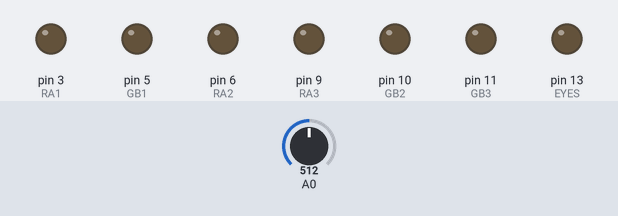
The sketch below on a simulated Arduino Uno, built with avr-gcc and run on an emulated ATmega328P. On the bench: output pins drawn as LEDs (lit = HIGH). The inputs (shaded band) are chosen by the test bench; at power-on: A0 = 512. What the sketch prints to the serial monitor is not drawn.

Above: at 0.46 s.
At 5.24 s:
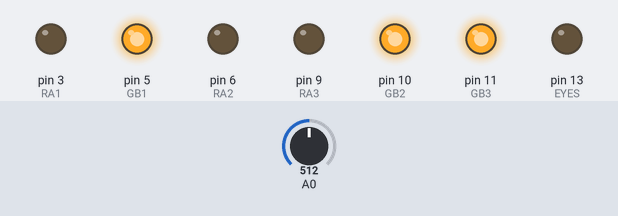
At 8.08 s:
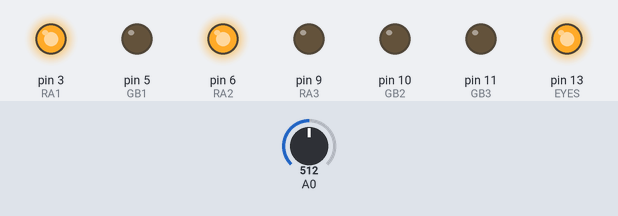
At 16.68 s:
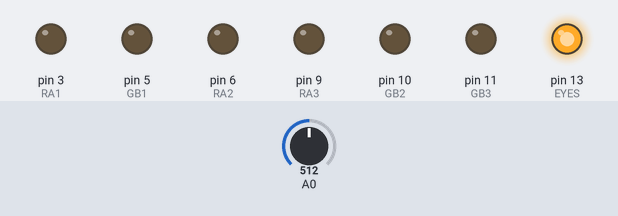
At 24.89 s:
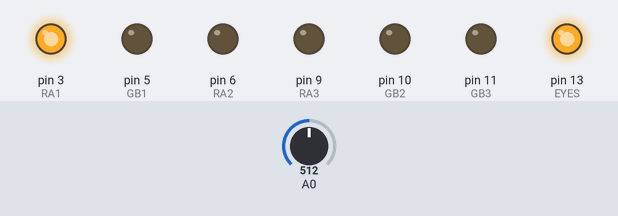
At 39.01 s:
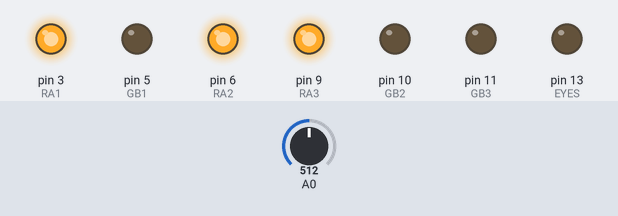
Timing chart, 0 to 40.0 s (numbered marks = the images above):
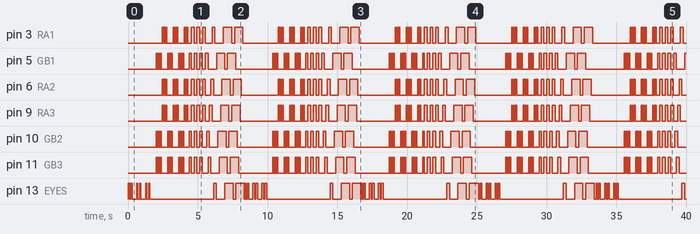

The sketch:

sketch.ino
```cpp
char foo; //WHY!? This apparently fixes some problems. fml.

/* Real time loop for Mandy's Hard Hat
2014 Mandy and Griff
*/
#include "lights.h"
#include "mic.h"

//if you change pins here, make sure to also change them in
//the string_from_pin() function in logging.c
//3, 5, 6, 9, 10, 11, 13
#define EYES 13
#define GB1 5
#define GB2 10
#define GB3 11
#define RA1 3
#define RA2 6
#define RA3 9

#define BUTTON 1

#define BUFFER_SIZE 512
#define SAMPLE_SIZE 5

#define FLASH_MODE 0
#define MUSIC_MODE 1
#define DEFAULT_MODE FLASH_MODE

#define LOG

//#define TEST

#ifndef TEST
light_t *eyes = new_light(EYES);
light_t *gb1 = new_light(GB1);
light_t *gb2 = new_light(GB2);
light_t *gb3 = new_light(GB3);
light_t *ra1 = new_light(RA1);
light_t *ra2 = new_light(RA2);
light_t *ra3 = new_light(RA3);
#endif

#ifdef TEST
light_t *one = new_light(3);
light_t *two = new_light(5);
light_t *three = new_light(6);
light_t *four = new_light(9);
#endif

buffer_t *buffer = NULL;
int input_type = FILTERED_INPUT;
int i = 0; //used for the for loop
float sample_avg = 0.0;
int index = 0;
unsigned char light_level = 0;
unsigned char reverse_light_level = 0;

volatile int mode = DEFAULT_MODE;

void button_interrupt() {
    static unsigned long last_interrupt_time = 0;
    unsigned long interrupt_time = millis();
    if (interrupt_time - last_interrupt_time > 200) {
        switch (mode) {
            case FLASH_MODE: mode = MUSIC_MODE; break;
            case MUSIC_MODE: mode = FLASH_MODE; break;
            default: mode = DEFAULT_MODE; break;
        }
        last_interrupt_time = interrupt_time;
#ifdef LOG
        Serial.print("Switch mode to ");
        Serial.println(mode);
#endif
    }
}

void setup()
{

    Serial.begin(9600);
    // Uncomment to have the arduino wait for serial to connect

    /*
    while(!Serial) {
        delay(10); //wait for serial port to connect
    }
    */

    init_mics(input_type);
    buffer = get_buffer();
    attachInterrupt(BUTTON, button_interrupt, LOW);
}

void loop() {
    switch (mode) {
        case FLASH_MODE: flash_mode(); break;
        case MUSIC_MODE: music_mode(); break;
        default: mode = DEFAULT_MODE; break;
    }
}

void flash_mode() {
    Serial.println("FLASH MODE");
    unsigned long time = millis();

    //1800 ms
    for (int i = 0; i < 3; i++) {
        flash_light_on(eyes, 100, time);
        flash_light_on(eyes, 100, time+200);
        time += 600;
    }

    while (millis() < time) {
        update_lights();
    }

    //1200 ms
    for (int i = 0; i < 3; i++) {
        for (int j = 0; j < 4; j++) {
            flash_light_on(gb1, 50, time+100);
            flash_light_on(gb2, 50, time+100);
            flash_light_on(gb3, 50, time+100);
            time += 100;
            while (millis() < time) {
                update_lights();
            }
        }

        for (int j = 0; j < 4; j++) {
            flash_light_on(ra1, 50, time+100);
            flash_light_on(ra2, 50, time+100);
            flash_light_on(ra3, 50, time+100);
            time += 100;
            while (millis() < time) {
                update_lights();
            }
        }
    }

    while (millis() < time) {
        update_lights();
    }

    //1200ms
    for (int i = 0; i < 3; i++) {
        flash_light_on(gb1, 200, time);
        flash_light_on(gb2, 200, time);
        flash_light_on(gb3, 200, time);
        flash_light_on(ra1, 200, time+200);
        flash_light_on(ra2, 200, time+200);
        flash_light_on(ra3, 200, time+200);
        time += 400;
    }

    while (millis() < time) {
        update_lights();
    }

    //800ms
    flash_light_on(gb1, 200, time);
    flash_light_on(gb2, 200, time+100);
    flash_light_on(gb3, 200, time+200);
    flash_light_on(ra3, 200, time+300);
    flash_light_on(ra2, 200, time+400);
    flash_light_on(ra1, 200, time+500);
    flash_light_on(eyes, 200, time+600);
    time += 800;

    while (millis() < time) {
        update_lights();
    }

    //600ms
    light_on(gb1, time);
    light_on(gb2, time+100);
    light_on(gb3, time+200);
    light_on(ra3, time+300);
    light_on(ra2, time+400);
    light_on(ra1, time+500);
    light_on(eyes, time+600);
    time += 600;

    while (millis() < time) {
        update_lights();
    }

    //800ms
    flash_light_off(gb1, 200, time);
    flash_light_off(gb2, 200, time+100);
    flash_light_off(gb3, 200, time+200);
    flash_light_off(ra3, 200, time+300);
    flash_light_off(ra2, 200, time+400);
    flash_light_off(ra1, 200, time+500);
    flash_light_off(eyes, 200, time+600);
    time += 800;

    while (millis() < time) {
        update_lights();
    }

    //600ms
    light_off(gb1, time);
    light_off(gb2, time+100);
    light_off(gb3, time+200);
    light_off(ra3, time+300);
    light_off(ra2, time+400);
    light_off(ra1, time+500);
    light_off(eyes, time+600);
    time += 600;

    while (millis() < time) {
        update_lights();
    }
}

void music_mode()
{
    read_levels(input_type);

#ifdef LOG
    Serial.print("\t");
#endif

    sample_avg = 0.0;
    index = 0;
    for(i = 1; i <= SAMPLE_SIZE ; i++) {
        index = ((buffer->start-i) % 512);
        if (index < 0) {
            sample_avg += 0;
        } else {
            sample_avg +=
                abs(buffer->buffer[index] -
                        round(buffer->avg));
        }
#ifdef LOG
        /*
            Serial.print((buffer->start-i) % BUFFER_SIZE);
            Serial.print(":");
            Serial.print(abs(buffer->buffer[(buffer->start-i) % BUFFER_SIZE] -
                    round(buffer->avg)));
            Serial.print(", ");
        */
#endif
    }
    sample_avg /= SAMPLE_SIZE;

    light_level = constrain(map(
            (int)(sample_avg*100),
            (int)(abs(buffer->avg_deflect*100)),
            (int)(abs(buffer->avg_deflect*200)),
            0, 255), MIN_LEVEL, MAX_LEVEL);

    reverse_light_level = map(light_level, 0, 255, 100, 0);


    if (light_level < MAX_LEVEL/4) {
        light_level = 0;
        reverse_light_level = 100;
    }
    analogWrite(EYES, light_level);
    analogWrite(GB1, light_level);
    analogWrite(GB2, light_level);
    analogWrite(GB3, light_level);
    analogWrite(RA1, light_level);
    analogWrite(RA2, light_level);
    analogWrite(RA3, light_level);

#ifdef LOG
    Serial.print("\t = ");
    Serial.print(sample_avg);
    Serial.print("\t");
    Serial.print(light_level);
    Serial.print("\t");
    Serial.print(reverse_light_level);

    /*
    for(i = 0; i < light_level / 10; i++) {
        Serial.print("-");
    }
    */
    Serial.println();
#endif
}
```

lights.cpp
```cpp
/* Lights library
 * Griff 2014
 */

#include "lights.h"


light_t lights[MAX_LIGHTS];
int lights_size = 0;

event_t *events = NULL;
event_t *last_event = NULL;
int events_size = 0;

light_t* new_light(unsigned char pin) {
    if (lights_size >= MAX_LIGHTS) {
        return NULL;
    }

    lights[lights_size].pin = pin;
    lights[lights_size].state = OFF_STATE;
    lights[lights_size].level = 0;

    pinMode(pin, OUTPUT);

    lights_size++;

    return &(lights[lights_size-1]);
}


static int schedule_event(light_t *light, unsigned long start_time,
        unsigned long end_time, unsigned char to_state)
{
    /*
    Serial.print("Schedule pin ");
    Serial.print(light->pin);
    Serial.print(", start ");
    Serial.print(start_time);
    Serial.print(", end ");
    Serial.print(end_time);
    Serial.print(", to state ");
    Serial.println(to_state);
    */

    //allocate memory for the new event
    event_t *new_event = (event_t *) malloc(sizeof(event_t));

    //set up the new events parameters
    new_event->light = light;
    new_event->start_time = start_time;
    new_event->end_time = end_time;
    new_event->to_state = to_state;
    new_event->next = NULL;

    //add the new event to the list
    if (events == NULL) {
        events = new_event;
        last_event = new_event;
    } else {
        last_event->next = new_event;
        last_event = new_event;
    }

    return 0;
}

static int execute_event(const event_t *event) {
    if (event == NULL) {
        return -1;
    }

    unsigned long current_time = millis();

    if (current_time < event->start_time) {
        return -1;
    }

    if (current_time >= event->end_time) {
        switch (event->to_state) {
            case OFF_STATE:
            case FADING_OFF_STATE:
                digitalWrite(event->light->pin, MIN_LEVEL);
                event->light->state = OFF_STATE;
                break;
            case ON_STATE:
            case FADING_ON_STATE:
                digitalWrite(event->light->pin, MAX_LEVEL);
                event->light->state = ON_STATE;
                break;
            default:
                return -1;
        }
        return 0;
    }

    event->light->state = event->to_state;

    if (event->light->state == FADING_ON_STATE) {
        analogWrite(event->light->pin,
                constrain(
                    map(current_time, event->start_time, event->end_time,
                        MIN_LEVEL, MAX_LEVEL),
                    MIN_LEVEL, MAX_LEVEL));
    } else if (event->light->state == FADING_OFF_STATE) {
        analogWrite(event->light->pin,
                constrain(
                    map(current_time, event->start_time, event->end_time,
                        MAX_LEVEL, MIN_LEVEL),
                    MIN_LEVEL, MAX_LEVEL));
    }
    return 0;
}

int update_lights()
{

    //three cases: no events, one event, many events
    int events_executed = 0;

    //if no events:
    if (events == NULL) {
        return events_executed;
    }

    event_t *cursor = events;
    unsigned long current_time = millis();

    //execute the first event and delete it, if needed
    while (cursor != NULL && current_time >= cursor->start_time) {
        if (execute_event(cursor) == 0) {
            events_executed++;
        }

        if (cursor->start_time <= current_time
                && current_time <= cursor->end_time) {
            //avoids an infinite loop
            break;
        } else if (current_time >= cursor->end_time) {
            events = cursor->next;
            free(cursor);

            //if the list is empty
            if (events == NULL) {
                last_event = NULL;
                return events_executed;
            }
            cursor = events;
        }

    }

    //execute the rest of the events if the list isn't empty
    while (cursor->next != NULL) {
        if (current_time >= cursor->next->start_time) {
            if (execute_event(cursor->next) == 0) {
                events_executed++;
            }

            if (current_time >= cursor->next->end_time) {
                event_t *event_to_delete = cursor->next;
                if (last_event == event_to_delete) {
                    last_event = cursor;
                }
                cursor->next = cursor->next->next;
                free(event_to_delete);
                continue;
            }
        }
        cursor = cursor->next;
    }


    return events_executed;
}

static int clear_events()
{
    //TODO: if events are partway through, complete them.
    while (events != NULL) {
        event_t *event_to_delete = events;
        events = events->next;
        free(event_to_delete);
    }
    last_event = events;
    events_size = 0;
    return 0;
}

void light_on(light_t *light) {
    light_on(light, millis());
}

void light_on(light_t *light, const unsigned long time) {
    schedule_event(light, time, time, ON_STATE);
}

void light_off(light_t *light) {
    light_off(light, millis());
}
void light_off(light_t *light, const unsigned long time) {
    schedule_event(light, time, time, OFF_STATE);
}

void flash_light_on(light_t *light, const unsigned int duration) {
    flash_light_on(light, duration, millis());
}

void flash_light_on(light_t *light, const unsigned int duration,
        const unsigned long time) {
    light_on(light, time);
    light_off(light, time+duration);
}

void flash_light_off(light_t *light, const unsigned int duration) {
    flash_light_off(light, duration, millis());
}

void flash_light_off(light_t *light, const unsigned int duration,
        const unsigned long time) {
    light_off(light, time);
    light_on(light, time+duration);
}

void fade_light_on(light_t *light, const unsigned int duration) {
    fade_light_on(light, duration, millis());
}

void fade_light_on(light_t *light, const unsigned int duration,
        unsigned long time) {
    schedule_event(light, time, time+duration, FADING_ON_STATE);
}

void fade_light_off(light_t *light, const unsigned int duration) {
    fade_light_off(light, duration, millis());
}

void fade_light_off(light_t *light, const unsigned int duration,
        unsigned long time) {
    schedule_event(light, time, time+duration, FADING_OFF_STATE);
}
```

lights.h
```cpp
/* Lights library
 * Griff 2014
 *
 * This library is a layer of abstraction, allowing control of the lights on the
 * arduino without worrying about how the scheduler is implemented.
 */

#ifndef LIGHTS_H
#define LIGHTS_H

#include <Arduino.h>

#define MIN_LEVEL 0
#define MAX_LEVEL 255

#define MIN_LEVEL_STEP 5

#define MAX_LIGHTS 7
#define MAX_PINS 13

#define OFF_STATE           20
#define ON_STATE            21
#define FADING_OFF_STATE    22
#define FADING_ON_STATE     23

typedef struct light_s light_t;
struct light_s {
    unsigned char pin;
    unsigned char state;
    unsigned char level;
};

typedef struct event_s event_t;
struct event_s {
    light_t *light;
    unsigned long start_time;
    unsigned long end_time;
    unsigned char to_state;
    event_t *next;
};

light_t* new_light(unsigned char pin);

int update_lights();
void light_on(light_t *light);
void light_on(light_t *light, const unsigned long time);
void light_off(light_t *light);
void light_off(light_t *light, const unsigned long time);

void flash_light_on(light_t *light, const unsigned int duration);
void flash_light_on(light_t *light, const unsigned int duration,
        const unsigned long time);
void flash_light_off(light_t *light, const unsigned int duration);
void flash_light_off(light_t *light, const unsigned int duration,
        const unsigned long time);


void fade_light_on(light_t *light, const unsigned int duration);
void fade_light_on(light_t *light, const unsigned int duration,
        const unsigned long time);
void fade_light_off(light_t *light, const unsigned int duration);
void fade_light_off(light_t *light, const unsigned int duration,
        const unsigned long time);

//private! Don't use these.
static int schedule_event(light_t *light, unsigned long start_time,
        unsigned long end_time, unsigned char to_state);
static int clear_events();
//static int log_event_queue();
//static char* string_from_pin(const char pin);

#endif
```

mic.cpp
```cpp
/* Mic library
 * Griff 2014
 */

#include "mic.h"

#define LOG

static buffer_t buffer;

void init_mics(int input_type) {
    buffer.start = 0;
    switch (input_type) {
        case FILTERED_INPUT: buffer.avg = FILTERED_INPUT_DEFAULT_AVG; break;
        case UNFILTERED_INPUT_DEFAULT_AVG: buffer.avg = UNFILTERED_INPUT_DEFAULT_AVG; break;
    }
    buffer.avg_deflect = 0;
    for (int i = 0; i < BUFFER_SIZE; i++) {
        switch (input_type) {
            case FILTERED_INPUT: buffer.buffer[i] = FILTERED_INPUT_DEFAULT_AVG; break;
            case UNFILTERED_INPUT_DEFAULT_AVG: buffer.buffer[i] = UNFILTERED_INPUT_DEFAULT_AVG; break;
            default: buffer.buffer[i] = 0; break;
        }
    }
}

buffer_t *get_buffer() {
    return &buffer;
}

int read_levels(int input_type) {
#ifdef LOG
    Serial.print(buffer.start);
    Serial.print("\t: ");
#endif

    //remove old data from the averages
    buffer.avg_deflect *= ((float)BUFFER_SIZE);
    buffer.avg_deflect -= abs(((float)buffer.buffer[buffer.start])-buffer.avg);
    buffer.avg *= ((float)BUFFER_SIZE);
    buffer.avg -= buffer.buffer[buffer.start];

#ifdef LOG
    Serial.print(buffer.buffer[buffer.start]);
    Serial.print(" -> ");
#endif

    //read into the buffer
    buffer.buffer[buffer.start] = (unsigned char)(constrain(
                analogRead(input_type), MIN_LEVEL, MAX_LEVEL) - MIN_LEVEL);

    //correct the averages
    buffer.avg += ((float)buffer.buffer[buffer.start]);
    buffer.avg /= ((float)BUFFER_SIZE);
    buffer.avg_deflect += abs(((float)buffer.buffer[buffer.start])-buffer.avg);
    buffer.avg_deflect /= ((float)BUFFER_SIZE);

#ifdef LOG
    Serial.print(buffer.buffer[buffer.start]);
    Serial.print("\t");
    Serial.print(buffer.avg);
    Serial.print(" | ");
    Serial.print(round(buffer.avg));
    Serial.print("\t");
    Serial.print(buffer.avg_deflect);
#endif

    buffer.start = (buffer.start + 1) % BUFFER_SIZE;
}
```

mic.h
```cpp
/* Mic library
 * Griff 2014
 *
 * This library allows the analysis of microphone input.
 */

#ifndef MIC_H
#define MIC_H

#include <Arduino.h>

#define BUFFER_SIZE 512

#define FILTERED_INPUT 0
#define UNFILTERED_INPUT 1

#define FILTERED_INPUT_DEFAULT_AVG 119
#define UNFILTERED_INPUT_DEFAULT_AVG 122

#define MIN_LEVEL 385
#define MAX_LEVEL 639

typedef struct buffer_s buffer_t;
struct buffer_s {
    unsigned char buffer[BUFFER_SIZE];
    int start;
    float avg;
    float avg_deflect;
};

void init_mics(int input_type);
buffer_t *get_buffer();
int read_levels(int input_type);

#endif
```

Measured:
- by itself, pin 3 (RA1), pin 5 (GB1), pin 6 (RA2), pin 9 (RA3), pin 10 (GB2), pin 11 (GB3): moves between LOW and HIGH, repeating every 8.4 s
